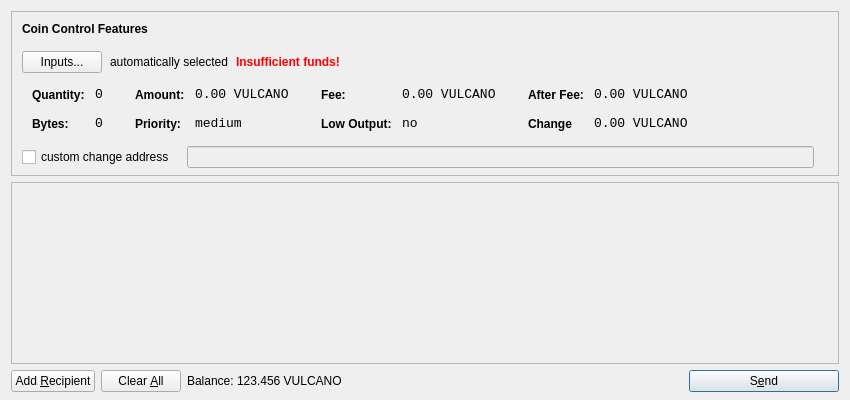
<?xml version="1.0" encoding="UTF-8"?>
<ui version="4.0">
 <class>SendCoinsDialog</class>
 <widget class="QDialog" name="SendCoinsDialog">
  <property name="geometry">
   <rect>
    <x>0</x>
    <y>0</y>
    <width>850</width>
    <height>400</height>
   </rect>
  </property>
  <property name="windowTitle">
   <string>Send Coins</string>
  </property>
  <layout class="QVBoxLayout" name="verticalLayout" stretch="0,1,0">
   <property name="bottomMargin">
    <number>8</number>
   </property>
   <item>
    <widget class="QFrame" name="frameCoinControl">
     <property name="sizePolicy">
      <sizepolicy hsizetype="Expanding" vsizetype="Expanding">
       <horstretch>0</horstretch>
       <verstretch>0</verstretch>
      </sizepolicy>
     </property>
     <property name="maximumSize">
      <size>
       <width>16777215</width>
       <height>16777215</height>
      </size>
     </property>
     <property name="frameShape">
      <enum>QFrame::StyledPanel</enum>
     </property>
     <property name="frameShadow">
      <enum>QFrame::Sunken</enum>
     </property>
     <layout class="QVBoxLayout" name="verticalLayoutCoinControl2">
      <property name="spacing">
       <number>-1</number>
      </property>
      <property name="leftMargin">
       <number>0</number>
      </property>
      <property name="topMargin">
       <number>0</number>
      </property>
      <property name="rightMargin">
       <number>0</number>
      </property>
      <property name="bottomMargin">
       <number>6</number>
      </property>
      <item>
       <layout class="QVBoxLayout" name="verticalLayoutCoinControl" stretch="0,0,0,0,1">
        <property name="spacing">
         <number>0</number>
        </property>
        <property name="leftMargin">
         <number>10</number>
        </property>
        <property name="topMargin">
         <number>10</number>
        </property>
        <item>
         <layout class="QHBoxLayout" name="horizontalLayoutCoinControl1">
          <property name="bottomMargin">
           <number>15</number>
          </property>
          <item>
           <widget class="QLabel" name="labelCoinControlFeatures">
            <property name="sizePolicy">
             <sizepolicy hsizetype="Preferred" vsizetype="Maximum">
              <horstretch>0</horstretch>
              <verstretch>0</verstretch>
             </sizepolicy>
            </property>
            <property name="font">
             <font>
              <weight>75</weight>
              <bold>true</bold>
             </font>
            </property>
            <property name="styleSheet">
             <string notr="true">font-weight:bold;</string>
            </property>
            <property name="text">
             <string>Coin Control Features</string>
            </property>
           </widget>
          </item>
         </layout>
        </item>
        <item>
         <layout class="QHBoxLayout" name="horizontalLayoutCoinControl2" stretch="0,0,0,0">
          <property name="spacing">
           <number>8</number>
          </property>
          <property name="bottomMargin">
           <number>10</number>
          </property>
          <item>
           <widget class="QPushButton" name="pushButtonCoinControl">
            <property name="styleSheet">
             <string notr="true"/>
            </property>
            <property name="text">
             <string>Inputs...</string>
            </property>
           </widget>
          </item>
          <item>
           <widget class="QLabel" name="labelCoinControlAutomaticallySelected">
            <property name="text">
             <string>automatically selected</string>
            </property>
            <property name="margin">
             <number>5</number>
            </property>
           </widget>
          </item>
          <item>
           <widget class="QLabel" name="labelCoinControlInsuffFunds">
            <property name="font">
             <font>
              <weight>75</weight>
              <bold>true</bold>
             </font>
            </property>
            <property name="styleSheet">
             <string notr="true">color:red;font-weight:bold;</string>
            </property>
            <property name="text">
             <string>Insufficient funds!</string>
            </property>
            <property name="margin">
             <number>5</number>
            </property>
           </widget>
          </item>
          <item>
           <spacer name="horizontalSpacerCoinControl">
            <property name="orientation">
             <enum>Qt::Horizontal</enum>
            </property>
            <property name="sizeHint" stdset="0">
             <size>
              <width>40</width>
              <height>1</height>
             </size>
            </property>
           </spacer>
          </item>
         </layout>
        </item>
        <item>
         <widget class="QWidget" name="widgetCoinControl" native="true">
          <property name="sizePolicy">
           <sizepolicy hsizetype="Preferred" vsizetype="Preferred">
            <horstretch>0</horstretch>
            <verstretch>0</verstretch>
           </sizepolicy>
          </property>
          <property name="minimumSize">
           <size>
            <width>0</width>
            <height>0</height>
           </size>
          </property>
          <property name="styleSheet">
           <string notr="true"/>
          </property>
          <layout class="QHBoxLayout" name="horizontalLayoutCoinControl5">
           <property name="margin">
            <number>0</number>
           </property>
           <item>
            <layout class="QHBoxLayout" name="horizontalLayoutCoinControl3" stretch="0,0,0,1">
             <property name="spacing">
              <number>20</number>
             </property>
             <property name="topMargin">
              <number>0</number>
             </property>
             <property name="bottomMargin">
              <number>10</number>
             </property>
             <item>
              <layout class="QFormLayout" name="formLayoutCoinControl1">
               <property name="horizontalSpacing">
                <number>10</number>
               </property>
               <property name="verticalSpacing">
                <number>14</number>
               </property>
               <property name="leftMargin">
                <number>10</number>
               </property>
               <property name="topMargin">
                <number>4</number>
               </property>
               <property name="rightMargin">
                <number>6</number>
               </property>
               <item row="0" column="0">
                <widget class="QLabel" name="labelCoinControlQuantityText">
                 <property name="styleSheet">
                  <string notr="true">font-weight:bold;</string>
                 </property>
                 <property name="text">
                  <string>Quantity:</string>
                 </property>
                 <property name="margin">
                  <number>0</number>
                 </property>
                </widget>
               </item>
               <item row="0" column="1">
                <widget class="QLabel" name="labelCoinControlQuantity">
                 <property name="font">
                  <font>
                   <family>Monospace</family>
                   <pointsize>10</pointsize>
                  </font>
                 </property>
                 <property name="cursor">
                  <cursorShape>IBeamCursor</cursorShape>
                 </property>
                 <property name="contextMenuPolicy">
                  <enum>Qt::ActionsContextMenu</enum>
                 </property>
                 <property name="text">
                  <string>0</string>
                 </property>
                 <property name="margin">
                  <number>0</number>
                 </property>
                 <property name="textInteractionFlags">
                  <set>Qt::LinksAccessibleByMouse|Qt::TextSelectableByKeyboard|Qt::TextSelectableByMouse</set>
                 </property>
                </widget>
               </item>
               <item row="1" column="0">
                <widget class="QLabel" name="labelCoinControlBytesText">
                 <property name="styleSheet">
                  <string notr="true">font-weight:bold;</string>
                 </property>
                 <property name="text">
                  <string>Bytes:</string>
                 </property>
                </widget>
               </item>
               <item row="1" column="1">
                <widget class="QLabel" name="labelCoinControlBytes">
                 <property name="font">
                  <font>
                   <family>Monospace</family>
                   <pointsize>10</pointsize>
                  </font>
                 </property>
                 <property name="cursor">
                  <cursorShape>IBeamCursor</cursorShape>
                 </property>
                 <property name="contextMenuPolicy">
                  <enum>Qt::ActionsContextMenu</enum>
                 </property>
                 <property name="text">
                  <string>0</string>
                 </property>
                 <property name="textInteractionFlags">
                  <set>Qt::LinksAccessibleByMouse|Qt::TextSelectableByKeyboard|Qt::TextSelectableByMouse</set>
                 </property>
                </widget>
               </item>
              </layout>
             </item>
             <item>
              <layout class="QFormLayout" name="formLayoutCoinControl2">
               <property name="horizontalSpacing">
                <number>10</number>
               </property>
               <property name="verticalSpacing">
                <number>14</number>
               </property>
               <property name="leftMargin">
                <number>6</number>
               </property>
               <property name="topMargin">
                <number>4</number>
               </property>
               <property name="rightMargin">
                <number>6</number>
               </property>
               <item row="0" column="0">
                <widget class="QLabel" name="labelCoinControlAmountText">
                 <property name="styleSheet">
                  <string notr="true">font-weight:bold;</string>
                 </property>
                 <property name="text">
                  <string>Amount:</string>
                 </property>
                 <property name="margin">
                  <number>0</number>
                 </property>
                </widget>
               </item>
               <item row="0" column="1">
                <widget class="QLabel" name="labelCoinControlAmount">
                 <property name="font">
                  <font>
                   <family>Monospace</family>
                   <pointsize>10</pointsize>
                  </font>
                 </property>
                 <property name="cursor">
                  <cursorShape>IBeamCursor</cursorShape>
                 </property>
                 <property name="contextMenuPolicy">
                  <enum>Qt::ActionsContextMenu</enum>
                 </property>
                 <property name="text">
                  <string>0.00 VULCANO</string>
                 </property>
                 <property name="textInteractionFlags">
                  <set>Qt::LinksAccessibleByMouse|Qt::TextSelectableByKeyboard|Qt::TextSelectableByMouse</set>
                 </property>
                </widget>
               </item>
               <item row="1" column="0">
                <widget class="QLabel" name="labelCoinControlPriorityText">
                 <property name="styleSheet">
                  <string notr="true">font-weight:bold;</string>
                 </property>
                 <property name="text">
                  <string>Priority:</string>
                 </property>
                </widget>
               </item>
               <item row="1" column="1">
                <widget class="QLabel" name="labelCoinControlPriority">
                 <property name="font">
                  <font>
                   <family>Monospace</family>
                   <pointsize>10</pointsize>
                  </font>
                 </property>
                 <property name="cursor">
                  <cursorShape>IBeamCursor</cursorShape>
                 </property>
                 <property name="contextMenuPolicy">
                  <enum>Qt::ActionsContextMenu</enum>
                 </property>
                 <property name="text">
                  <string>medium</string>
                 </property>
                 <property name="textInteractionFlags">
                  <set>Qt::LinksAccessibleByMouse|Qt::TextSelectableByKeyboard|Qt::TextSelectableByMouse</set>
                 </property>
                </widget>
               </item>
              </layout>
             </item>
             <item>
              <layout class="QFormLayout" name="formLayoutCoinControl3">
               <property name="horizontalSpacing">
                <number>10</number>
               </property>
               <property name="verticalSpacing">
                <number>14</number>
               </property>
               <property name="leftMargin">
                <number>6</number>
               </property>
               <property name="topMargin">
                <number>4</number>
               </property>
               <property name="rightMargin">
                <number>6</number>
               </property>
               <item row="0" column="0">
                <widget class="QLabel" name="labelCoinControlFeeText">
                 <property name="styleSheet">
                  <string notr="true">font-weight:bold;</string>
                 </property>
                 <property name="text">
                  <string>Fee:</string>
                 </property>
                 <property name="margin">
                  <number>0</number>
                 </property>
                </widget>
               </item>
               <item row="0" column="1">
                <widget class="QLabel" name="labelCoinControlFee">
                 <property name="font">
                  <font>
                   <family>Monospace</family>
                   <pointsize>10</pointsize>
                  </font>
                 </property>
                 <property name="cursor">
                  <cursorShape>IBeamCursor</cursorShape>
                 </property>
                 <property name="contextMenuPolicy">
                  <enum>Qt::ActionsContextMenu</enum>
                 </property>
                 <property name="text">
                  <string>0.00 VULCANO</string>
                 </property>
                 <property name="textInteractionFlags">
                  <set>Qt::LinksAccessibleByMouse|Qt::TextSelectableByKeyboard|Qt::TextSelectableByMouse</set>
                 </property>
                </widget>
               </item>
               <item row="1" column="0">
                <widget class="QLabel" name="labelCoinControlLowOutputText">
                 <property name="styleSheet">
                  <string notr="true">font-weight:bold;</string>
                 </property>
                 <property name="text">
                  <string>Low Output:</string>
                 </property>
                </widget>
               </item>
               <item row="1" column="1">
                <widget class="QLabel" name="labelCoinControlLowOutput">
                 <property name="font">
                  <font>
                   <family>Monospace</family>
                   <pointsize>10</pointsize>
                  </font>
                 </property>
                 <property name="cursor">
                  <cursorShape>IBeamCursor</cursorShape>
                 </property>
                 <property name="contextMenuPolicy">
                  <enum>Qt::ActionsContextMenu</enum>
                 </property>
                 <property name="text">
                  <string>no</string>
                 </property>
                 <property name="textInteractionFlags">
                  <set>Qt::LinksAccessibleByMouse|Qt::TextSelectableByKeyboard|Qt::TextSelectableByMouse</set>
                 </property>
                </widget>
               </item>
              </layout>
             </item>
             <item>
              <layout class="QFormLayout" name="formLayoutCoinControl4">
               <property name="horizontalSpacing">
                <number>10</number>
               </property>
               <property name="verticalSpacing">
                <number>14</number>
               </property>
               <property name="leftMargin">
                <number>6</number>
               </property>
               <property name="topMargin">
                <number>4</number>
               </property>
               <property name="rightMargin">
                <number>6</number>
               </property>
               <item row="0" column="0">
                <widget class="QLabel" name="labelCoinControlAfterFeeText">
                 <property name="styleSheet">
                  <string notr="true">font-weight:bold;</string>
                 </property>
                 <property name="text">
                  <string>After Fee:</string>
                 </property>
                 <property name="margin">
                  <number>0</number>
                 </property>
                </widget>
               </item>
               <item row="0" column="1">
                <widget class="QLabel" name="labelCoinControlAfterFee">
                 <property name="font">
                  <font>
                   <family>Monospace</family>
                   <pointsize>10</pointsize>
                  </font>
                 </property>
                 <property name="cursor">
                  <cursorShape>IBeamCursor</cursorShape>
                 </property>
                 <property name="contextMenuPolicy">
                  <enum>Qt::ActionsContextMenu</enum>
                 </property>
                 <property name="text">
                  <string>0.00 VULCANO</string>
                 </property>
                 <property name="textInteractionFlags">
                  <set>Qt::LinksAccessibleByMouse|Qt::TextSelectableByKeyboard|Qt::TextSelectableByMouse</set>
                 </property>
                </widget>
               </item>
               <item row="1" column="0">
                <widget class="QLabel" name="labelCoinControlChangeText">
                 <property name="styleSheet">
                  <string notr="true">font-weight:bold;</string>
                 </property>
                 <property name="text">
                  <string>Change</string>
                 </property>
                </widget>
               </item>
               <item row="1" column="1">
                <widget class="QLabel" name="labelCoinControlChange">
                 <property name="font">
                  <font>
                   <family>Monospace</family>
                   <pointsize>10</pointsize>
                  </font>
                 </property>
                 <property name="cursor">
                  <cursorShape>IBeamCursor</cursorShape>
                 </property>
                 <property name="contextMenuPolicy">
                  <enum>Qt::ActionsContextMenu</enum>
                 </property>
                 <property name="text">
                  <string>0.00 VULCANO</string>
                 </property>
                 <property name="textInteractionFlags">
                  <set>Qt::LinksAccessibleByMouse|Qt::TextSelectableByKeyboard|Qt::TextSelectableByMouse</set>
                 </property>
                </widget>
               </item>
              </layout>
             </item>
            </layout>
           </item>
          </layout>
         </widget>
        </item>
        <item>
         <layout class="QHBoxLayout" name="horizontalLayoutCoinControl4" stretch="0,0,0">
          <property name="spacing">
           <number>12</number>
          </property>
          <property name="sizeConstraint">
           <enum>QLayout::SetDefaultConstraint</enum>
          </property>
          <property name="topMargin">
           <number>5</number>
          </property>
          <property name="rightMargin">
           <number>5</number>
          </property>
          <item>
           <widget class="QCheckBox" name="checkBoxCoinControlChange">
            <property name="text">
             <string>custom change address</string>
            </property>
           </widget>
          </item>
          <item>
           <widget class="QLineEdit" name="lineEditCoinControlChange">
            <property name="enabled">
             <bool>false</bool>
            </property>
            <property name="sizePolicy">
             <sizepolicy hsizetype="Expanding" vsizetype="Fixed">
              <horstretch>0</horstretch>
              <verstretch>0</verstretch>
             </sizepolicy>
            </property>
           </widget>
          </item>
          <item>
           <widget class="QLabel" name="labelCoinControlChangeLabel">
            <property name="sizePolicy">
             <sizepolicy hsizetype="Preferred" vsizetype="Expanding">
              <horstretch>0</horstretch>
              <verstretch>0</verstretch>
             </sizepolicy>
            </property>
            <property name="minimumSize">
             <size>
              <width>0</width>
              <height>0</height>
             </size>
            </property>
            <property name="text">
             <string/>
            </property>
            <property name="margin">
             <number>3</number>
            </property>
           </widget>
          </item>
         </layout>
        </item>
        <item>
         <spacer name="verticalSpacerCoinControl">
          <property name="orientation">
           <enum>Qt::Vertical</enum>
          </property>
          <property name="sizeHint" stdset="0">
           <size>
            <width>800</width>
            <height>1</height>
           </size>
          </property>
         </spacer>
        </item>
       </layout>
      </item>
     </layout>
    </widget>
   </item>
   <item>
    <widget class="QScrollArea" name="scrollArea">
     <property name="widgetResizable">
      <bool>true</bool>
     </property>
     <widget class="QWidget" name="scrollAreaWidgetContents">
      <property name="geometry">
       <rect>
        <x>0</x>
        <y>0</y>
        <width>830</width>
        <height>165</height>
       </rect>
      </property>
      <layout class="QVBoxLayout" name="verticalLayout_2">
       <property name="margin">
        <number>0</number>
       </property>
       <item>
        <layout class="QVBoxLayout" name="entries">
         <property name="spacing">
          <number>6</number>
         </property>
        </layout>
       </item>
       <item>
        <spacer name="verticalSpacer">
         <property name="orientation">
          <enum>Qt::Vertical</enum>
         </property>
         <property name="sizeHint" stdset="0">
          <size>
           <width>20</width>
           <height>40</height>
          </size>
         </property>
        </spacer>
       </item>
      </layout>
     </widget>
    </widget>
   </item>
   <item>
    <layout class="QHBoxLayout" name="horizontalLayout">
     <item>
      <widget class="QPushButton" name="addButton">
       <property name="toolTip">
        <string>Send to multiple recipients at once</string>
       </property>
       <property name="text">
        <string>Add &amp;Recipient</string>
       </property>
       <property name="icon">
        <iconset resource="../bitcoin.qrc">
         <normaloff>:/icons/add</normaloff>:/icons/add</iconset>
       </property>
       <property name="autoDefault">
        <bool>false</bool>
       </property>
      </widget>
     </item>
     <item>
      <widget class="QPushButton" name="clearButton">
       <property name="sizePolicy">
        <sizepolicy hsizetype="Minimum" vsizetype="Fixed">
         <horstretch>0</horstretch>
         <verstretch>0</verstretch>
        </sizepolicy>
       </property>
       <property name="toolTip">
        <string>Remove all transaction fields</string>
       </property>
       <property name="text">
        <string>Clear &amp;All</string>
       </property>
       <property name="icon">
        <iconset resource="../bitcoin.qrc">
         <normaloff>:/icons/remove</normaloff>:/icons/remove</iconset>
       </property>
       <property name="autoRepeatDelay">
        <number>300</number>
       </property>
       <property name="autoDefault">
        <bool>false</bool>
       </property>
      </widget>
     </item>
     <item>
      <layout class="QHBoxLayout" name="horizontalLayout_2">
       <property name="spacing">
        <number>3</number>
       </property>
       <item>
        <widget class="QLabel" name="label">
         <property name="sizePolicy">
          <sizepolicy hsizetype="Preferred" vsizetype="Fixed">
           <horstretch>0</horstretch>
           <verstretch>0</verstretch>
          </sizepolicy>
         </property>
         <property name="text">
          <string>Balance:</string>
         </property>
        </widget>
       </item>
       <item>
        <widget class="QLabel" name="labelBalance">
         <property name="sizePolicy">
          <sizepolicy hsizetype="Preferred" vsizetype="Fixed">
           <horstretch>0</horstretch>
           <verstretch>0</verstretch>
          </sizepolicy>
         </property>
         <property name="cursor">
          <cursorShape>IBeamCursor</cursorShape>
         </property>
         <property name="text">
          <string>123.456 VULCANO</string>
         </property>
         <property name="textInteractionFlags">
          <set>Qt::LinksAccessibleByMouse|Qt::TextSelectableByKeyboard|Qt::TextSelectableByMouse</set>
         </property>
        </widget>
       </item>
      </layout>
     </item>
     <item>
      <spacer name="horizontalSpacer">
       <property name="orientation">
        <enum>Qt::Horizontal</enum>
       </property>
       <property name="sizeHint" stdset="0">
        <size>
         <width>40</width>
         <height>20</height>
        </size>
       </property>
      </spacer>
     </item>
     <item>
      <widget class="QPushButton" name="sendButton">
       <property name="minimumSize">
        <size>
         <width>150</width>
         <height>0</height>
        </size>
       </property>
       <property name="toolTip">
        <string>Confirm the send action</string>
       </property>
       <property name="text">
        <string>S&amp;end</string>
       </property>
       <property name="icon">
        <iconset resource="../bitcoin.qrc">
         <normaloff>:/icons/send</normaloff>:/icons/send</iconset>
       </property>
       <property name="default">
        <bool>true</bool>
       </property>
      </widget>
     </item>
    </layout>
   </item>
  </layout>
 </widget>
 <resources>
  <include location="../bitcoin.qrc"/>
 </resources>
 <connections/>
</ui>
